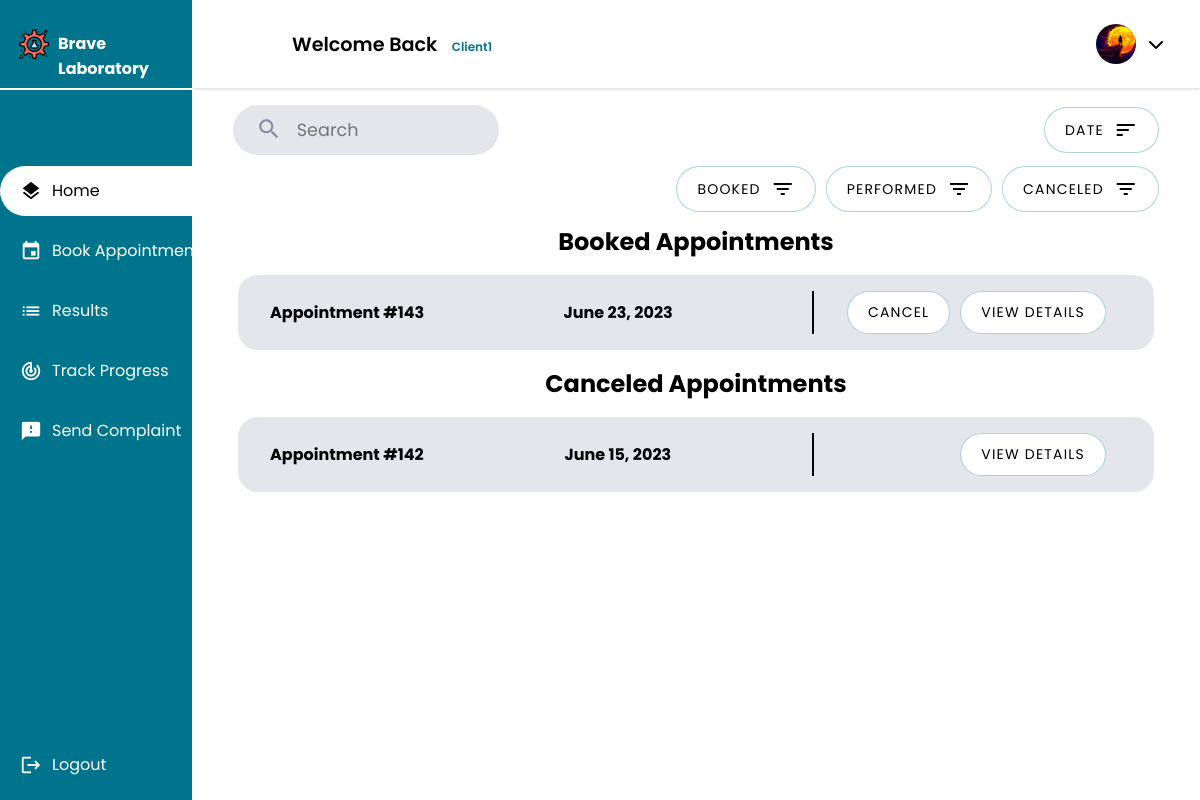
/client/home/appointment (signed in), run on an earlier commit of the app's database.
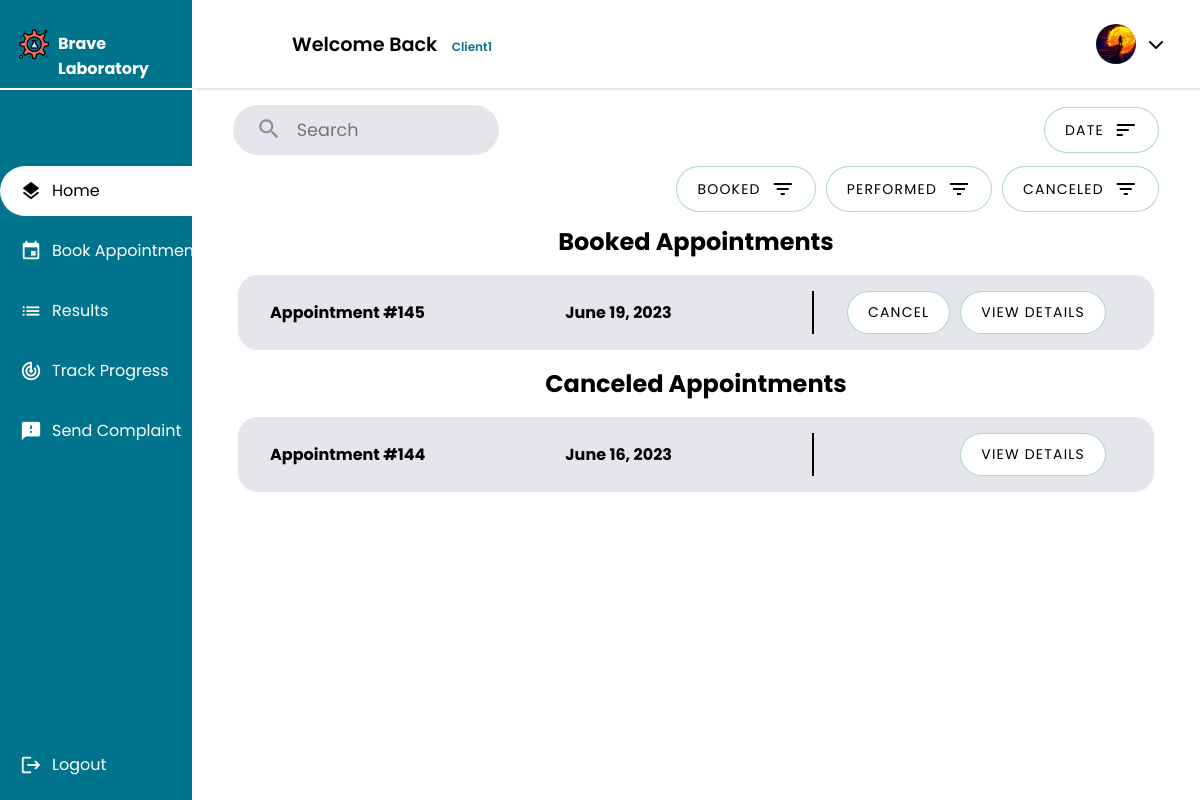
And on a later commit of the database.
### client/models.py (models this page shows, shortened)
class Client(models.Model):
    GENDERS =[
        ('M','Male'),
        ('F','Female')
    ]
    user = models.OneToOneField(User, primary_key = True, on_delete=models.CASCADE)
    phone_number = models.CharField(max_length=10,validators=[phone_regex])
    gender = models.CharField(max_length = 1 ,choices = GENDERS)
    address = models.CharField(max_length=50)
    policy = models.BooleanField(default = False)
    profile_pic = models.ImageField(default="default.png", upload_to="profile_pics")
    date_of_birth = models.DateField(default='2003-03-08')
    tests_made = models.PositiveIntegerField(default=0)
    class Meta():
        db_table = 'auth_client'

### main_home/models.py (models this page shows, shortened)
class Appointment(models.Model):
    UPCOMING = 'Upcoming'
    TOMORROW = 'Tommorow'
    TODAY = 'Today'
    OVERDUE = 'Overdue'
    STATUS_CHOICES = [
        (UPCOMING, 'Upcoming'),
        (TOMORROW, 'Tommorow'),
        (TODAY, 'Today'),
        (OVERDUE, 'Overdue'),
    ]
    client = models.ForeignKey(Client, on_delete=models.CASCADE)
    tests_requested = models.ManyToManyField(TestOffered)
    date = models.DateField(validators=[validate_date_not_past])
    description = models.CharField(max_length=1000,blank=True)
    document = models.ImageField(null=True,blank=True,upload_to='medical_documents')
    total_price = models.DecimalField(max_digits=10, decimal_places=2)
    payment_status = models.BooleanField(default=False)
    arrived = models.BooleanField(default=False)
    cancelled = models.BooleanField(default=False)
    performed = models.BooleanField(default=False)
    urgent = models.BooleanField(default=False)
    class Meta:
        db_table = 'appointment'
    @property
    def status(self):
        today = timezone.now().date()
        if self.date > today:
            return self.UPCOMING
        elif self.date == today:
            return self.TODAY
        elif self.date == today + timezone.timedelta(days=1):
            return self.TOMORROW
        else:
            return self.OVERDUE
    @property
    def check_overdue(self):
        if self.status == self.OVERDUE :
            self.cancelled = True
            return 1
        return 0

### client/views.py (the view, shortened to what this page needs)
# urls.py: path("home/appointment",views.client_home,name="client"),
@login_required
@permission_required('client.view_client', raise_exception=True)
def client_home(request):
    appointments = Appointment.objects.filter(client=request.user.client)
    for appointment in appointments:
        appointment.check_overdue
    if not (request.GET.get('date')) :
        sort_date = 'True'
    booked_appointments = []
    performed_appointments = []
    canceled_appointments = []
    state = request.GET.get('state')
    for appointment in appointments:
        if appointment.performed :
            performed_appointments.append(appointment)
        elif appointment.cancelled or (appointment.status == appointment.OVERDUE):
            canceled_appointments.append(appointment)
        else:
            booked_appointments.append(appointment)
    if state != "all" :
        if state == "booked" :
            context = {
                'booked_appointments': booked_appointments,
                'sort_date':sort_date,
                'state':state,
            }
            return render(request,'client/client.html',context)
        if state == "performed" :
            context = {
                'performed_appointments': performed_appointments,
                'sort_date':sort_date,
                'state':state,
            }
            return render(request,'client/client.html',context)
        if state == "canceled" :
            context = {
                'canceled_appointments': canceled_appointments,
                'sort_date':sort_date,
                'state':state,
            }
            return render(request,'client/client.html',context)
    state = 'all'
    context = {
        'booked_appointments': booked_appointments,
        'performed_appointments': performed_appointments,
        'canceled_appointments': canceled_appointments,
        'sort_date':sort_date,
        'state':state,
    }
    return render(request,'client/client.html',context)

### client/templates/client/client.html (shortened to what this page needs)
{% extends 'main_home/actors_base.html' %}
{% load static %}
{% block css_2 %}
<link rel="stylesheet" href="{% static 'css/list.css' %}">
<link rel="stylesheet" href="{% static 'css/lists/ap_list.css' %}">
{% endblock css_2 %}
{% block main %}
<div class="Container">
  <div class="header ">
    <div class="search">
        <form class="search-bar" method="post" >
            <button type="submit" name="search">
                <span class="material-icons search-icon">
                    </span>
            </button>
            <input class="search-bar-input" id="search" name="search" placeholder="Search" required="" type="text">
        </form>
    </div>
    <div class="nurse">
        <a href="{% url "client" %}?date={{sort_date}}&state={{state}}">
            <button class="list-button filter">
                <span>Date</span>
                <span class="material-icons">sort</span>
            </button>
        </a>
    </div>
</div>
<div class="header ">
    <div class="nurse">
    <a href="{% url "client" %}?state=booked">
        <button class="list-button filter">
            <span>Booked</span>
            <span class="material-icons">filter_list</span>
        </button>
    </a>
    <a href="{% url "client" %}?state=performed">
            <button class="list-button filter">
            <span>Performed</span>
            <span class="material-icons">filter_list</span>
        </button>
    </a>
    <a href="{% url "client" %}?state=canceled">
            <button class="list-button filter">
            <span>Canceled</span>
            <span class="material-icons">filter_list</span>
        </button>
    </a>
    </div>
</div>
    {% if booked_appointments %}
    <h2>Booked Appointments</h2>
    <div>
        <ul class="lists">
            {% for appointment in booked_appointments %}
            {% if not appointment.performed %}
            <li class="app1">
                <span><strong>Appointment #{{ appointment.id }}</strong></span>
                <span><strong>{{ appointment.date }}</strong></span>
                <div class="buttons">
                    <button class="list-button cancel-button">Cancel</button>
                    <button class="list-button"><a class="list-links"
                            href="{% url 'client_appointment_detail' appointment.id %}">View Details</a></button>
                </div>
            </li>
            {%endif%}
            {% endfor %}
        </ul>
    </div>
    {% endif %}
    {% if canceled_appointments %}
    <h2>Canceled Appointments</h2>
    <div>
        <ul class="lists">
            {% for appointment in canceled_appointments %}
            <li class="app1">
                <span><strong>Appointment #{{ appointment.id }}</strong></span>
                <span><strong>{{ appointment.date }}</strong></span>
                <div class="buttons">
                    <button class="list-button"><a class="list-links"
                            href="{% url 'client_appointment_detail' appointment.id %}">View Details</a></button>
                </div>
            </li>
            {% endfor %}
        </ul>
    </div>
    {% endif %}
</div>
</div>
{% endblock main %}
{% block sidebar %}
<li><a href={% url 'client' %}><span class="material-icons X">layers</span><span class="nav-item">Home</span></a></li>
<li><a href={% url 'client_appointment_book' %}><span class="material-icons X">event</span><span class="nav-item">Book
            Appointment</span></a></li>
<li><a href={% url 'client_result_list' %}><span class="material-icons X">list</span><span
            class="nav-item">Results</span></a></li>
<li><a href={% url 'client_request_list' %}><span class="material-icons X">track_changes</span><span
            class="nav-item">Track Progress</span></a></li>
<li><a href={% url 'create_complaint' %}><span class="material-icons X">feedback</span><span class="nav-item">Send
            Complaint</span></a></li>
{% endblock sidebar %}

### main_home/templates/main_home/actors_base.html (shortened to what this page needs)
{% extends 'main_home/base.html' %}
{% load static %}
{% block css %}
        <link rel="stylesheet" href="https://cdnjs.cloudflare.com/ajax/libs/font-awesome/6.4.0/css/all.min.css">
        <link rel="stylesheet" href="{% static 'css/actors.css' %}" />
{% endblock css %}
{% block content %}
    <div class="container">
        <header>
            <div class="wlc">
                <h1>Welcome Back&nbsp;<span class="smaller-text">{{user.username}}</span></h1>
            </div>
            <div class="Left">
                <ul class="DROPS">
                    {% if user.groups.first.name == 'client' %}
                    <li class="profile-header"><a class="profile-pic-container" onclick="showElement()"><img class="profile-pic" alt="profile_pic" src="{{ user.client.profile_pic.url }}"></img><i class="fa-solid fa-chevron-down"></i></a>
                    {% endif %}
                        </li>
                    </ul>
                </div>
        </header>
        <div class="Main">
            {% block main %}{% endblock main %}
        </div>
    <div class="nav-header">
        <a class="logo" href="{% url user.groups.first.name %}">
            <img alt='logo' src="{% static 'img/logo.png' %}">
            <span><strong>Brave Laboratory</strong></span>
        </a>
    </div>
    <nav>
        <ul>
            {% block sidebar %}{% endblock sidebar %}
            <li class="end">
                <a href='{% url 'logout' %}'>
                    <span class="material-icons emoji">logout</span>
                    <span class="nav-item">Logout</span>
                </a>
            </li>
        </ul>
    </nav>
{% endblock content %}

### main_home/templates/main_home/base.html (shortened to what this page needs)
{% load static %}
<!DOCTYPE html>
<html lang="en">
<head>
    {% block css %}{% endblock css %}
    {% block css_2 %}{% endblock css_2 %}
</head>
<body>
    {% block content %}{% endblock content %}
</body>
</html>

### static/css/actors.css (style rules this page uses)
* { font-family: 'Poppins', sans-serif; margin: 0; padding: 0; }
body { background-color: #fff; }
ul { list-style-type: none; }
.container { text-align: center; float: right; width: 100%; height: 90vh; }
header { position: fixed; top: 0; left: 0; right: 0; z-index: 1; width: 84vw; height: 11vh; background-color: rgb(255, 255, 255); display: flex; align-items: center; justify-content: space-between; margin-left: auto; box-shadow: 0px 2px 2px rgba(0, 0, 0, 0.1); }
.Main { display: flex; justify-content: center; margin-top: 9.5vh; margin-left: 16vw; padding-top: 1.5%; padding-bottom: 1.5%; }
.Container { font-size: 16px; width:100%; height: 100%; margin: 0 20px; border-radius: 20px; background-color: white; padding-left: 10px; padding-right: 10px; }
.wlc { margin-left: 100px; }
.wlc h1 { font-size: 1.2rem; }
.Left { float: right; display: flex; align-items: center; flex-direction: row; justify-content: space-between; gap: 40px; margin-right: 15px; }
.DROPS { display: flex; align-items: center; justify-content: center; flex-direction: row; gap: 50px; }
.DROPS a { width: auto; height: auto; padding: 50px; text-decoration: none; color: black; padding: 1px; }
.DROPS li { padding: 20px; list-style: none; }
.DROPS .profile-header { width: auto; border-radius: 30px; height: 20px; display: flex; justify-content: center; align-items: center; cursor: pointer; }
.nav-header { position: fixed; left: 0; z-index: 1; top: 0; bottom: 89vh; background-color: #00748c ; width: 16vw; height: 11vh; overflow: hidden; box-shadow: 0px 4px 4px rgb(255, 255, 255); }
.nav-header a { position: relative; color: white; padding-left: 18px; width: 15vw; }
nav { position: fixed; left: 0; z-index: 1; top: 11.2vh; bottom: 0; background-color: #00748c; width: 16vw; overflow: hidden; }
.logo { display: flex; transition: all 0.5s ease; margin-top: 3.5vh; padding-right: 0 !important; width: 100%; gap: 8px; }
.logo span { font-size: 1rem; padding-top: 3px; }
.logo img { height: 32px; }
nav a { position: relative; color: white; display: table; padding-left: 20px; padding-right: 30px; width: 15vw; }
nav .material-icons { position: relative; top: 14px; font-size: 22px !important; }
nav ul { margin-top: 40%; }
.nav-item { position: relative; top: 8px; margin-left: 10px; }
nav ul li { transition: 0.4s; width: auto; margin-bottom: 10px; }
.end { position: fixed; bottom: 0; transition: 0.4s; width: auto; margin-bottom: 10px; }
nav ul li::after { content: ''; display: block; position: relative; left: 0; width: 5px; height: 100%; }
nav ul .active { background-color: white; border-radius: 30px 0px 0px 30px; }
nav ul .active a { color: black; }
.profile-pic { width: 40px; height: 40px; border-radius: 50%; cursor: pointer; object-fit: cover; }
header h1 { font-weight: 600; }
a { text-decoration: none; }
nav a { height: 50px; }
.search { width: 100%; position: relative; display: flex; cursor: pointer; }
.search span { font-size: 26px; }
.search-bar button { border: none; background: none; color: #8b8ba7; }
.search-bar { --timing: 0.3s; --width-of-input: 240px; --height-of-input: 50px; --border-height: 2px; --input-bg: #fff; --border-color: #00748c; --border-radius: 30px; --after-border-radius: 1px; position: relative; width: var(--width-of-input); height: var(--height-of-input); display: flex; align-items: center; padding-inline: 0.8em; border-radius: var(--border-radius); transition: border-radius 0.5s ease; background: var(--input-bg, #fff); background-color: #E4E6EB; }
.search-bar-input { font-size: 1.1rem; background-color: transparent; width: 100%; height: 100%; padding-inline: 0.5em; padding-block: 0.7em; border: none; }
.search-bar:before { content: ""; position: absolute; background: var(--border-color); transform: scaleX(0); transform-origin: center; width: 100%; height: var(--border-height); left: 0; bottom: 0; border-radius: 1px; transition: transform var(--timing) ease; }
.search-bar .search-icon { margin-top: 3px; margin-right: 6px; margin-left: 10px; }
.profile-pic-container { display: flex; justify-content: center; align-items: center; gap: 12px; }
.profile-pic-container i { cursor: pointer !important; }

### static/css/lists/ap_list.css (style rules this page uses)
.app1 .buttons { width: 260px; display: flex; justify-content: right; gap: 10px; }

### main_home/templates/main_home/actors_base.html (style rules this page uses)
.smaller-text { font-size: 12px; margin-left: 10px; color: #00748c; text-transform: capitalize; }

What changed in the data, as far as the page shows it:
removed Appointment: id "143", date "June 23, 2023", shown under "Booked Appointments"
removed Appointment: id "142", date "June 15, 2023", shown under "Canceled Appointments"
added Appointment: id "145", date "June 19, 2023", shown under "Booked Appointments"
added Appointment: id "144", date "June 16, 2023", shown under "Canceled Appointments"
